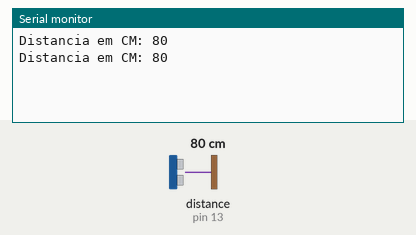
Simulated run of this sketch. Board: Arduino Uno, built for the host (arithmetic inside an expression is 32-bit, double 64-bit). Shown: the last lines printed to the serial monitor. The inputs (shaded band) are chosen by the test bench; at power-on: distance to the obstacle (sensor on pin 13) 80 cm. The echo pulse lasts 58.3 µs per cm.

Above: at 1.8 s.
1.9 s: distance to the obstacle (sensor on pin 13) set to 2 cm
At 2.6 s:
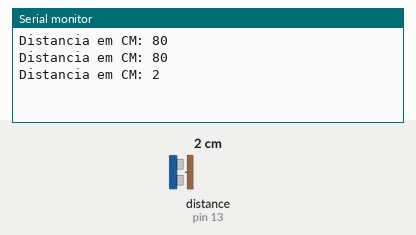
3.4 s: distance to the obstacle (sensor on pin 13) set to 4 cm
At 4.8 s:
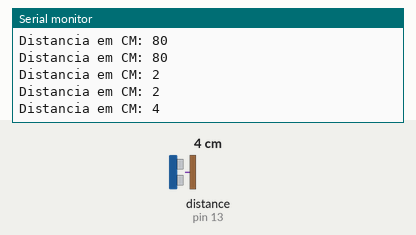
Timing chart, 0 to 6.4 s (numbered marks = the images above; inputs shaded):
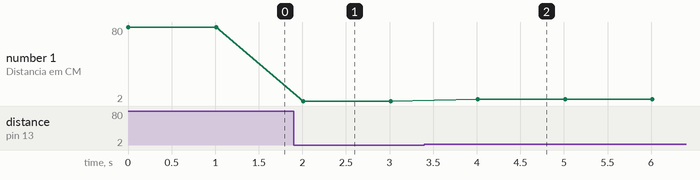

Measured:
- after the input at 1.9 s, the serial monitor: prints a new line after 0.11 s (image 1)
- after the input at 3.4 s, the serial monitor: prints a new line after 0.61 s (image 2)
- plotted number 1: 80 → 2 after the input at 1.9 s, 2 → 4 after the input at 3.4 s

The sketch:

SensorDistanciaUltrasom.ino
```cpp
// Do not remove the include below
#include "SensorDistanciaUltrasom.h"
#include "Ultrasonic.h"

//Pino que envia o sinal
#define trigPin 12
//Pino que le o sinal
#define echoPin 13

Ultrasonic ultrasonic(trigPin, echoPin);

void setup()
{
	Serial.begin(9600);
	pinMode(trigPin, OUTPUT);
	pinMode(echoPin, INPUT);


}

// The loop function is called in an endless loop
void loop()
{
	digitalWrite(trigPin, LOW);
	delayMicroseconds(2);
	digitalWrite(trigPin, HIGH);
	delayMicroseconds(10);

	digitalWrite(trigPin, LOW);

	int distancia = (ultrasonic.Ranging(CM));
	Serial.print("Distancia em CM: ");
	Serial.println(distancia);
	delay(1000);
}
```

SensorDistanciaUltrasom.h
```cpp
// Only modify this file to include
// - function definitions (prototypes)
// - include files
// - extern variable definitions
// In the appropriate section

#ifndef _SensorDistanciaUltrasom_H_
#define _SensorDistanciaUltrasom_H_
#include "Arduino.h"
//add your includes for the project SensorDistanciaUltrasom here


//end of add your includes here
#ifdef __cplusplus
extern "C" {
#endif
void loop();
void setup();
#ifdef __cplusplus
} // extern "C"
#endif

//add your function definitions for the project SensorDistanciaUltrasom here


//Do not add code below this line
#endif /* _SensorDistanciaUltrasom_H_ */
```
